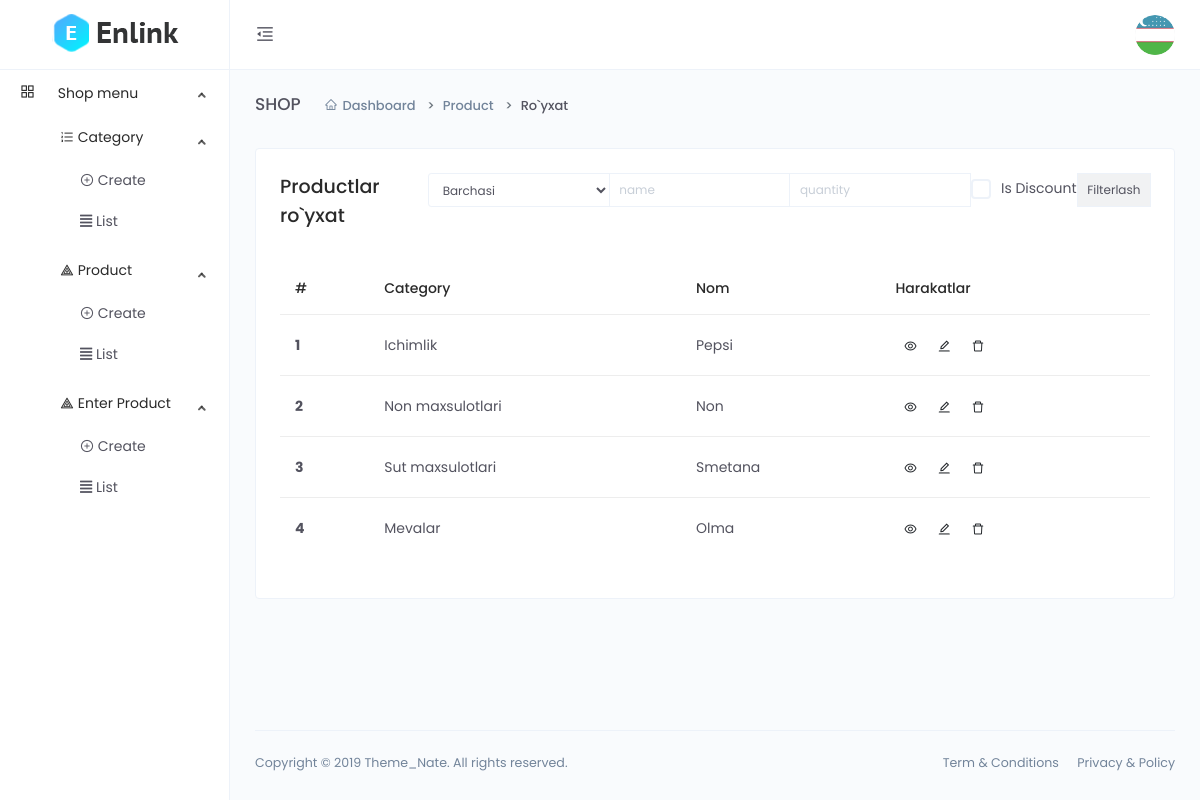
The page /dashboard/product-list (signed in) on the database its author committed.
### main/models.py (models this page shows, shortened)
class User(AbstractUser):
    avatar = models.ImageField(upload_to='avatar/',default='avatar/default.png')
    address = models.CharField(max_length=255, blank=True, null=True)
    phone = models.CharField(max_length=255, blank=True, null=True)
    zip_code = models.IntegerField(blank=True, null=True)
    class Meta(AbstractUser.Meta):
        swappable = "AUTH_USER_MODEL"

class CodeGenerate(models.Model):
    code = models.CharField(max_length=255, blank=True,unique=True)
    class Meta:
        abstract = True

class Product(CodeGenerate):
    category = models.ForeignKey(Category, on_delete=models.CASCADE)
    name = models.CharField(max_length=255)
    body = models.TextField()
    price = models.DecimalField(decimal_places=2, max_digits=10)
    discount_price = models.DecimalField(decimal_places=2, max_digits=10,
                                         blank=True, null=True)
    banner_img = models.ImageField(upload_to='banner-img/')
    quantity = models.IntegerField()
    delivery = models.BooleanField(default=False)

class Category(CodeGenerate):
    name = models.CharField(max_length=255, unique=True)
    def __str__(self):
        return self.name

### main/funcs.py (the view)
    def wrapper(request, *args, **kwargs):
        if request.user.is_staff:
            result=func(request, *args, **kwargs)
        else:
            return redirect('front:index')
        return result

### main/dashboard/views.py (called while the page is built)
@staff_required
def product_list(request):
    categories = models.Category.objects.all()
    category_code = request.GET.get('category_code')
    if category_code and category_code != '0':
        queryset = models.Product.objects.filter(category__code=category_code)
    else:
        queryset = models.Product.objects.all()
    context = {
          'queryset':queryset,
          'categories':categories,
          'category_code':category_code,
    }
    return render(request, 'dashboard/product/list.html', context)

### main/funcs.py (called while the page is built)
def staff_required(func):
    def wrapper(request, *args, **kwargs):
        if request.user.is_staff:
            result=func(request, *args, **kwargs)
        else:
            return redirect('front:index')
        return result
    return wrapper

### templates/dashboard/product/list.html (shortened to what this page needs)
{% extends 'dashboard/base.html' %}
{% block content %}
<div class="main-content">
    <div class="page-header">
        <h2 class="header-title">SHOP</h2>
        <div class="header-sub-title">
            <nav class="breadcrumb breadcrumb-dash">
                <a href="#" class="breadcrumb-item"><i class="anticon anticon-home m-r-5"></i>Dashboard</a>
                <a class="breadcrumb-item" href="#">Product</a>
                <span class="breadcrumb-item active">Ro`yxat</span>
            </nav>
        </div>
    </div>
    <div class="card">
        <div class="card-body">
            <div class="d-flex justify-content-around">
            <h4>Productlar ro`yxat</h4>
            <div>
                <form class="input-group input-group-sm mb-3">
                    <select name="category_code" class="form-control">
                        <option value="0">Barchasi</option>
                    </select>
                    <input type="text" name="name" class="form-control" placeholder="name">
                    <input type="text" name="quantity" class="form-control" placeholder="quantity">
                    <div class="checkbox">
                        <label for="checkbox1" style="margin-top: 5px;">Is Discount</label>
                    </div>
                    <div class="input-group-prepend">
                        <button class="input-group-text" id="inputGroup-sizing-sm" type="submit">Filterlash</button>
                    </div>
                </form>
            </div>
            </div>
            <div class="m-t-25">
                <div class="table-responsive">
                    <table class="table">
                        <thead>
                            <tr>
                                <th scope="col">#</th>
                                <th scope="col">Category</th>
                                <th scope="col">Nom</th>
                                <th scope="col">Harakatlar</th>
                            </tr>
                        </thead>
                        <tbody>
                            {% for q in queryset %}
                            <tr>
                                <th scope="row">{{forloop.counter}}</th>
                                <td>{{q.category.name}}</td>
                                <td>{{q.name}}</td>
                                <td>
                                    <a href="{% url 'dashboard:product_detail' q.code %}" class="btn btn-icon btn-hover btn-sm btn-rounded">
                                        <i class="anticon anticon-eye"></i>
                                    </a>
                                    <a href="{% url 'dashboard:product_update' q.code %}" class="btn btn-icon btn-hover btn-sm btn-rounded">
                                        <i class="anticon anticon-edit"></i>
                                    </a>
                                    <button type="button" class="btn btn-icon btn-hover btn-sm btn-rounded" data-toggle="modal" data-target=".bd-example-modal-sm{{forloop.counter}}">
                                        <i class="anticon anticon-delete"></i>
                                    </button>
                                </td>
                            </tr>
                            {% endfor %}
                        </tbody>
                    </table>
                </div>
            </div>
        </div>
    </div>
</div>
{% endblock %}

### templates/dashboard/base.html (shortened to what this page needs)
<!DOCTYPE html>
<html lang="en">
{% load static %}
<head>
    <link href="{% static 'dashboard/vendors/bootstrap-datepicker/bootstrap-datepicker.min.css' %}" rel="stylesheet">
    <link href="{% static 'dashboard/css/app.min.css' %}" rel="stylesheet">
</head>
<body>
    <div class="app">
        <div class="layout">
            <div class="header">
                <div class="logo logo-dark">
                    <a href="{% url 'dashboard:index' %}">
                        <img src="{% static 'dashboard/images/logo/logo.png' %}" alt="Logo">
                    </a>
                </div>
                <div class="nav-wrap">
                    <ul class="nav-left">
                        <li class="desktop-toggle">
                            <a href="javascript:void(0);">
                                <i class="anticon"></i>
                            </a>
                        </li>
                    </ul>
                    <ul class="nav-right">
                        <li class="dropdown dropdown-animated scale-left">
                            <div class="pointer" data-toggle="dropdown">
                                <div class="avatar avatar-image  m-h-10 m-r-15">
                                    <img src="{{user.avatar.url}}"  alt="">
                                </div>
                            </div>
                        </li>
                    </ul>
                </div>
            </div>
            <div class="side-nav">
                <div class="side-nav-inner">
                    <ul class="side-nav-menu scrollable">
                        <li class="nav-item dropdown open">
                            <a class="dropdown-toggle" href="javascript:void(0);">
                                <span class="icon-holder">
                                    <i class="anticon anticon-appstore"></i>
                                </span>
                                <span class="title">Shop menu</span>
                            </a>
                            <ul class="dropdown-menu">
                                <li>
                                    <li class="nav-item dropdown open">
                                        <a class="dropdown-toggle" href="javascript:void(0);">
                                            <span class="icon-holder">
                                                <i class="anticon anticon-ordered-list"></i>
                                            </span>
                                            <span class="title">Category</span>
                                        </a>
                                        <ul class="dropdown-menu">
                                            <li>
                                                <a href="{% url 'dashboard:category_create' %}">
                                                    <i class="anticon anticon-plus-circle"></i>
                                                    Create
                                                </a>
                                            </li>
                                            <li>
                                                <a href="{% url 'dashboard:category_list' %}">
                                                    <span class="icon-holder">
                                                        <i class="fas fa-align-justify"></i>
                                                        List
                                                    </span>
                                                </a>
                                            </li>
                                        </ul>
                                    </li>
                                </li>
                                <li>
                                    <li class="nav-item dropdown open">
                                        <a class="dropdown-toggle" href="javascript:void(0);">
                                            <span class="icon-holder">
                                                <i class="anticon anticon-heat-map"></i>
                                            </span>
                                            <span class="title">Product</span>
                                        </a>
                                        <ul class="dropdown-menu">
                                            <li>
                                                <a href="{% url 'dashboard:product_create' %}">
                                                    <i class="anticon anticon-plus-circle"></i>
                                                    Create
                                                </a>
                                            </li>
                                            <li>
                                                <a href="{% url 'dashboard:product_list' %}">
                                                    <i class="fas fa-align-justify"></i>
                                                    List
                                                </a>
                                            </li>
                                        </ul>
                                    </li>
                                </li>
                                <li>
                                    <li class="nav-item dropdown open">
                                        <a class="dropdown-toggle" href="javascript:void(0);">
                                            <span class="icon-holder">
                                                <i class="anticon anticon-heat-map"></i>
                                            </span>
                                            <span class="title">Enter Product</span>
                                        </a>
                                        <ul class="dropdown-menu">
                                            <li>
                                                <a href="{% url 'dashboard:create_product_enter' %}">
                                                    <i class="anticon anticon-plus-circle"></i>
                                                    Create
                                                </a>
                                            </li>
                                            <li>
                                                <a href="{% url 'dashboard:list_product_enter' %}">
                                                    <i class="fas fa-align-justify"></i>
                                                    List
                                                </a>
                                            </li>
                                        </ul>
                                    </li>
                                </li>
                            </ul>
                        </li>
                    </ul>
                </div>
            </div>
            <div class="page-container">
                {% block content %}
                {% endblock %}
                <footer class="footer">
                    <div class="footer-content">
                        <p class="m-b-0">Copyright © 2019 Theme_Nate. All rights reserved.</p>
                        <span>
                            <a href="" class="text-gray m-r-15">Term &amp; Conditions</a>
                            <a href="" class="text-gray">Privacy &amp; Policy</a>
                        </span>
                    </div>
                </footer>
            </div>
        </div>
    </div>
</body>
</html>

### rows shown on the page
User: avatar (placeholder picture)
Product: category.name "Ichimlik", name "Pepsi"
Product: category.name "Non maxsulotlari", name "Non"
Product: category.name "Sut maxsulotlari", name "Smetana"
Product: category.name "Mevalar", name "Olma"
